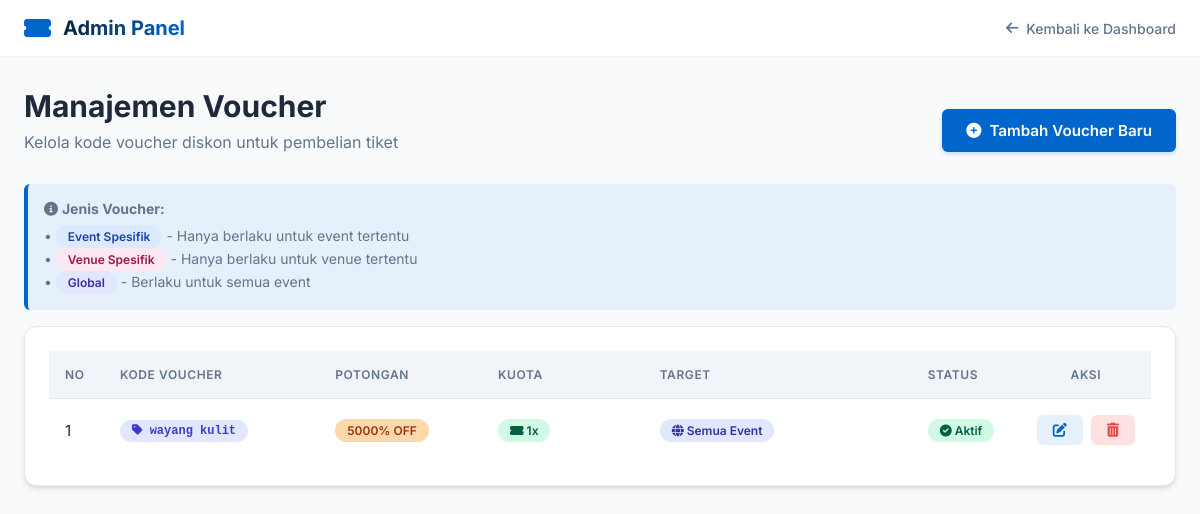
The page /admin/voucher.php on the database as committed earlier.
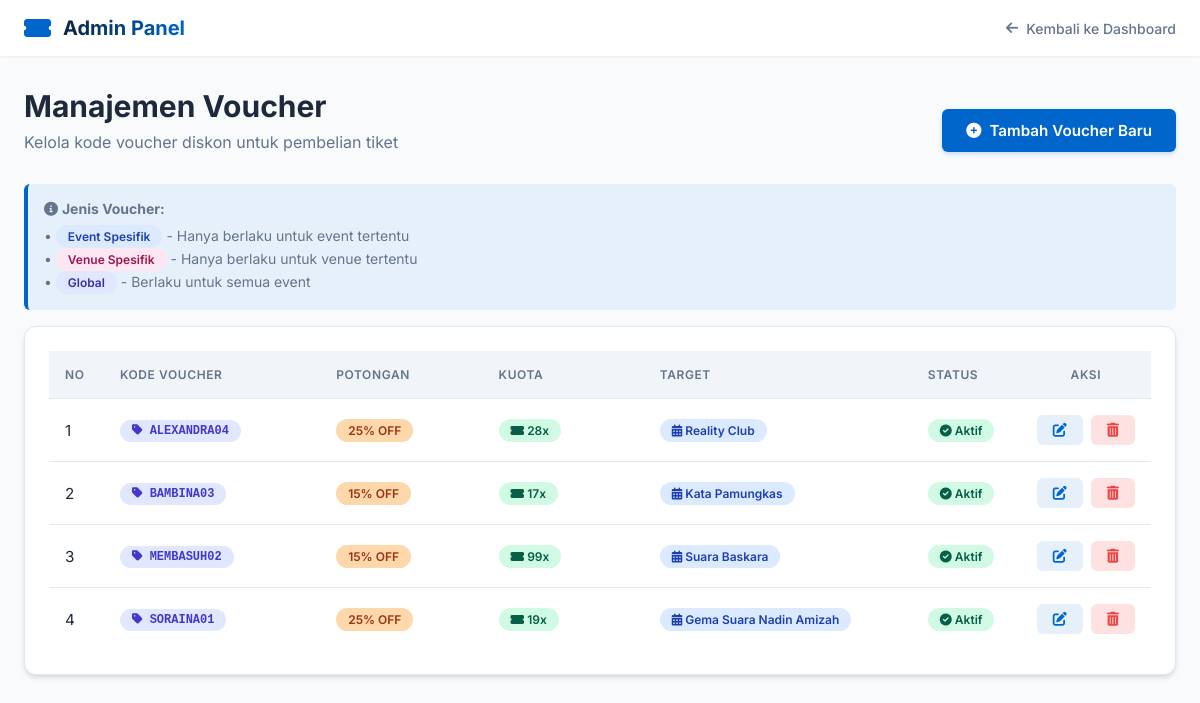
The same page on the database as committed later.
### tables this page shows
CREATE TABLE `voucher` (
  `id_voucher` int(11) NOT NULL,
  `kode_voucher` varchar(20) DEFAULT NULL,
  `potongan` int(11) DEFAULT NULL,
  `id_event` int(11) DEFAULT NULL,
  `id_venue` int(11) DEFAULT NULL,
  `kuota` int(11) DEFAULT NULL,
  `status` enum('aktif','nonaktif') DEFAULT NULL
);

CREATE TABLE `event` (
  `id_event` int(11) NOT NULL,
  `nama_event` varchar(150) DEFAULT NULL,
  `tanggal` date DEFAULT NULL,
  `id_venue` int(11) DEFAULT NULL,
  `deskripsi` text DEFAULT NULL,
  `foto` varchar(255) DEFAULT NULL
);

### admin/voucher.php (the view, shortened to what the changed rows need)
<?php
include '../config/koneksi.php';
$data = mysqli_query($conn, "
    SELECT v.*,
           e.nama_event,
           vn.nama_venue,
           CASE
               WHEN v.id_event IS NOT NULL THEN CONCAT('Event: ', e.nama_event)
               WHEN v.id_venue IS NOT NULL THEN CONCAT('Venue: ', vn.nama_venue)
               ELSE 'Global'
           END as target_info
    FROM voucher v
    LEFT JOIN event e ON v.id_event = e.id_event
    LEFT JOIN venue vn ON v.id_venue = vn.id_venue
    ORDER BY
        CASE
            WHEN v.id_event IS NOT NULL THEN 1
            WHEN v.id_venue IS NOT NULL THEN 2
            ELSE 3
        END,
        v.id_voucher DESC
");
?>
<!DOCTYPE html>
<html lang="id">
<head>
    <link rel="stylesheet" href="https://cdnjs.cloudflare.com/ajax/libs/font-awesome/6.0.0-beta3/css/all.min.css">
</head>
<body>
    <div class="container">
        <div class="page-header">
            <div>
                <h1 class="page-title">Manajemen Voucher</h1>
            </div>
        </div>
        <div class="card">
            <div class="table-responsive" style="padding: 1.5rem;">
                <table class="table">
                    <thead>
                        <tr>
                            <th width="5%">No</th>
                            <th width="20%">Kode Voucher</th>
                            <th width="15%">Potongan</th>
                            <th width="15%">Kuota</th>
                            <th width="25%">Target</th>
                            <th width="10%">Status</th>
                            <th width="10%" style="text-align: center;">Aksi</th>
                        </tr>
                    </thead>
                    <tbody>
                        <?php
                        $no = 1;
                        if(mysqli_num_rows($data) > 0) {
                            while($row = mysqli_fetch_assoc($data)) {
                                if($row['id_event']) {
                                    $target_badge = '<span class="badge badge-event"><i class="fas fa-calendar-alt"></i> ' . htmlspecialchars($row['nama_event']) . '</span>';
                                } elseif($row['id_venue']) {
                                    $target_badge = '<span class="badge badge-venue"><i class="fas fa-map-marker-alt"></i> ' . htmlspecialchars($row['nama_venue']) . '</span>';
                                } else {
                                    $target_badge = '<span class="badge badge-global"><i class="fas fa-globe"></i> Semua Event</span>';
                                }
                        ?>
                        <tr>
                            <td><?= $no++ ?></td>
                            <td>
                                <span class="badge badge-code">
                                    <i class="fas fa-tag"></i> <?= htmlspecialchars($row['kode_voucher']) ?>
                                </span>
                            </td>
                            <td>
                                <span class="badge badge-discount">
                                   <?= $row['potongan'] ?>% OFF
                                </span>
                            </td>
                            <td>
                                <span class="badge badge-quota">
                                    <i class="fas fa-ticket-alt"></i> <?= number_format($row['kuota'], 0, ',', '.') ?>x
                                </span>
                            </td>
                            <td><?= $target_badge ?></td>
                            <td>
                                <?php if ($row['status'] == 'aktif') { ?>
                                    <span class="badge badge-status-active">
                                        <i class="fas fa-check-circle"></i> Aktif
                                    </span>
                                <?php } else { ?>
                                    <span class="badge badge-status-inactive">
                                        <i class="fas fa-ban"></i> Nonaktif
                                    </span>
                                <?php } ?>
                            </td>
                            <td>
                                <div class="action-cell">
                                    <a href="?edit=<?= $row['id_voucher'] ?>" class="btn btn-edit" title="Edit Voucher">
                                        <i class="fas fa-edit"></i>
                                    </a>
                                    <a href="?hapus=<?= $row['id_voucher'] ?>" class="btn btn-danger" title="Hapus Voucher"
                                       onclick="return confirm('Apakah Anda yakin ingin menghapus voucher ini? Voucher yang sudah digunakan tidak dapat dihapus.')">
                                        <i class="fas fa-trash-alt"></i>
                                    </a>
                                </div>
                            </td>
                        </tr>
                        <?php
                            }
                        } ?>
                    </tbody>
                </table>
            </div>
        </div>
    </div>
</body>
</html>

Rows that differ between the two databases and show on the page:
removed voucher: kode_voucher "wayang kulit", potongan "5000", kuota "1", shows "Semua Event", status "aktif" (drawn)
added voucher: kode_voucher "ALEXANDRA04", potongan "25", kuota "28", id_event.nama_event "Reality Club", status "aktif" (drawn)
added voucher: kode_voucher "BAMBINA03", potongan "15", kuota "17", id_event.nama_event "Kata Pamungkas", status "aktif" (drawn)
added voucher: kode_voucher "MEMBASUH02", potongan "15", kuota "99", id_event.nama_event "Suara Baskara", status "aktif" (drawn)
added voucher: kode_voucher "SORAINA01", potongan "25", kuota "19", id_event.nama_event "Gema Suara Nadin Amizah", status "aktif" (drawn)
